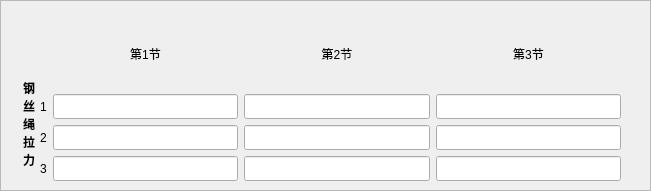
     <widget class="QFrame" name="frame_8">
      <property name="geometry">
       <rect>
        <x>0</x>
        <y>450</y>
        <width>651</width>
        <height>191</height>
       </rect>
      </property>
      <property name="minimumSize">
       <size>
        <width>0</width>
        <height>25</height>
       </size>
      </property>
      <property name="frameShape">
       <enum>QFrame::Shape::StyledPanel</enum>
      </property>
      <property name="frameShadow">
       <enum>QFrame::Shadow::Raised</enum>
      </property>
      <widget class="QLabel" name="label_33">
       <property name="geometry">
        <rect>
         <x>23</x>
         <y>28</y>
         <width>21</width>
         <height>191</height>
        </rect>
       </property>
       <property name="font">
        <font>
         <bold>true</bold>
        </font>
       </property>
       <property name="text">
        <string>钢丝绳拉力</string>
       </property>
       <property name="wordWrap">
        <bool>true</bool>
       </property>
      </widget>
      <widget class="QWidget" name="layoutWidget">
       <property name="geometry">
        <rect>
         <x>40</x>
         <y>20</y>
         <width>581</width>
         <height>161</height>
        </rect>
       </property>
       <layout class="QGridLayout" name="gridLayout_5">
        <item row="2" column="0">
         <widget class="QLabel" name="label_9">
          <property name="text">
           <string>2</string>
          </property>
          <property name="alignment">
           <set>Qt::AlignmentFlag::AlignCenter</set>
          </property>
         </widget>
        </item>
        <item row="2" column="2">
         <widget class="QLineEdit" name="force_lineEdit_5">
          <property name="minimumSize">
           <size>
            <width>0</width>
            <height>25</height>
           </size>
          </property>
          <property name="maxLength">
           <number>10</number>
          </property>
          <property name="alignment">
           <set>Qt::AlignmentFlag::AlignCenter</set>
          </property>
          <property name="readOnly">
           <bool>true</bool>
          </property>
         </widget>
        </item>
        <item row="1" column="1">
         <widget class="QLineEdit" name="force_lineEdit_1">
          <property name="minimumSize">
           <size>
            <width>0</width>
            <height>25</height>
           </size>
          </property>
          <property name="maxLength">
           <number>10</number>
          </property>
          <property name="alignment">
           <set>Qt::AlignmentFlag::AlignCenter</set>
          </property>
          <property name="readOnly">
           <bool>true</bool>
          </property>
         </widget>
        </item>
        <item row="7" column="0">
         <widget class="QLabel" name="label_10">
          <property name="text">
           <string>3</string>
          </property>
          <property name="alignment">
           <set>Qt::AlignmentFlag::AlignCenter</set>
          </property>
         </widget>
        </item>
        <item row="0" column="3">
         <widget class="QLabel" name="label_7">
          <property name="text">
           <string>第3节</string>
          </property>
          <property name="alignment">
           <set>Qt::AlignmentFlag::AlignCenter</set>
          </property>
         </widget>
        </item>
        <item row="0" column="1">
         <widget class="QLabel" name="label_5">
          <property name="text">
           <string>第1节</string>
          </property>
          <property name="alignment">
           <set>Qt::AlignmentFlag::AlignCenter</set>
          </property>
         </widget>
        </item>
        <item row="1" column="0">
         <widget class="QLabel" name="label_8">
          <property name="text">
           <string>1</string>
          </property>
          <property name="alignment">
           <set>Qt::AlignmentFlag::AlignCenter</set>
          </property>
         </widget>
        </item>
        <item row="0" column="2">
         <widget class="QLabel" name="label_6">
          <property name="text">
           <string>第2节</string>
          </property>
          <property name="alignment">
           <set>Qt::AlignmentFlag::AlignCenter</set>
          </property>
         </widget>
        </item>
        <item row="7" column="3">
         <widget class="QLineEdit" name="force_lineEdit_9">
          <property name="minimumSize">
           <size>
            <width>0</width>
            <height>25</height>
           </size>
          </property>
          <property name="maxLength">
           <number>10</number>
          </property>
          <property name="alignment">
           <set>Qt::AlignmentFlag::AlignCenter</set>
          </property>
          <property name="readOnly">
           <bool>true</bool>
          </property>
         </widget>
        </item>
        <item row="1" column="2">
         <widget class="QLineEdit" name="force_lineEdit_4">
          <property name="minimumSize">
           <size>
            <width>0</width>
            <height>25</height>
           </size>
          </property>
          <property name="maxLength">
           <number>10</number>
          </property>
          <property name="alignment">
           <set>Qt::AlignmentFlag::AlignCenter</set>
          </property>
          <property name="readOnly">
           <bool>true</bool>
          </property>
         </widget>
        </item>
        <item row="7" column="1">
         <widget class="QLineEdit" name="force_lineEdit_3">
          <property name="minimumSize">
           <size>
            <width>0</width>
            <height>25</height>
           </size>
          </property>
          <property name="maxLength">
           <number>10</number>
          </property>
          <property name="alignment">
           <set>Qt::AlignmentFlag::AlignCenter</set>
          </property>
          <property name="readOnly">
           <bool>true</bool>
          </property>
         </widget>
        </item>
        <item row="2" column="1">
         <widget class="QLineEdit" name="force_lineEdit_2">
          <property name="minimumSize">
           <size>
            <width>0</width>
            <height>25</height>
           </size>
          </property>
          <property name="maxLength">
           <number>10</number>
          </property>
          <property name="alignment">
           <set>Qt::AlignmentFlag::AlignCenter</set>
          </property>
          <property name="readOnly">
           <bool>true</bool>
          </property>
         </widget>
        </item>
        <item row="1" column="3">
         <widget class="QLineEdit" name="force_lineEdit_7">
          <property name="minimumSize">
           <size>
            <width>0</width>
            <height>25</height>
           </size>
          </property>
          <property name="maxLength">
           <number>10</number>
          </property>
          <property name="alignment">
           <set>Qt::AlignmentFlag::AlignCenter</set>
          </property>
          <property name="readOnly">
           <bool>true</bool>
          </property>
         </widget>
        </item>
        <item row="2" column="3">
         <widget class="QLineEdit" name="force_lineEdit_8">
          <property name="minimumSize">
           <size>
            <width>0</width>
            <height>25</height>
           </size>
          </property>
          <property name="maxLength">
           <number>10</number>
          </property>
          <property name="alignment">
           <set>Qt::AlignmentFlag::AlignCenter</set>
          </property>
          <property name="readOnly">
           <bool>true</bool>
          </property>
         </widget>
        </item>
        <item row="7" column="2">
         <widget class="QLineEdit" name="force_lineEdit_6">
          <property name="minimumSize">
           <size>
            <width>0</width>
            <height>25</height>
           </size>
          </property>
          <property name="maxLength">
           <number>10</number>
          </property>
          <property name="alignment">
           <set>Qt::AlignmentFlag::AlignCenter</set>
          </property>
          <property name="readOnly">
           <bool>true</bool>
          </property>
         </widget>
        </item>
       </layout>
      </widget>
     </widget>
